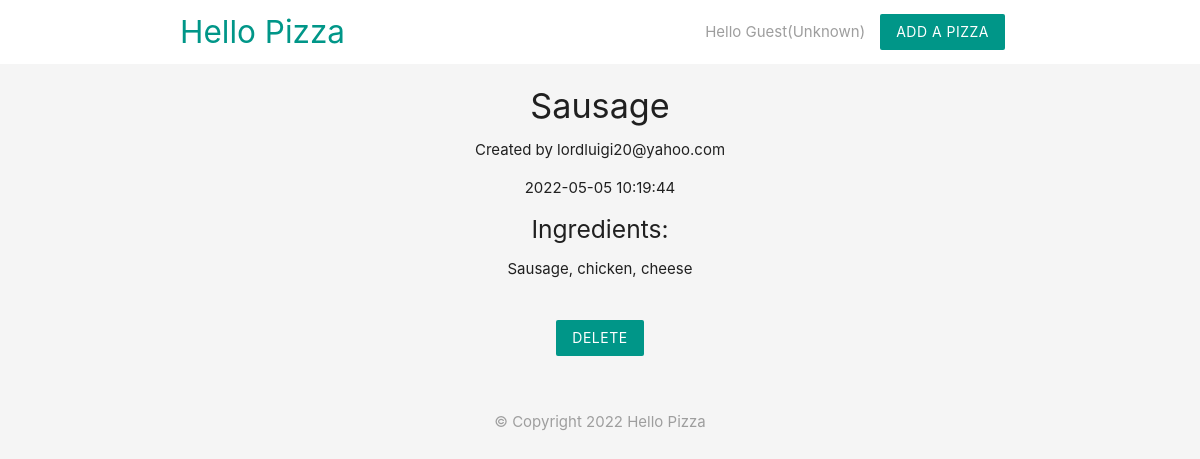
Page /details.php?id=1 on the committed database.
### tables this page shows
CREATE TABLE `pizzas` (
  `id` int(11) NOT NULL,
  `title` varchar(255) NOT NULL,
  `ingredients` varchar(255) NOT NULL,
  `email` varchar(255) NOT NULL,
  `created_at` timestamp NOT NULL DEFAULT current_timestamp() ON UPDATE current_timestamp()
);

### details.php (the view, shortened to what this page needs)
<?php
    include('config/db_connect.php');
	if(isset($_GET['id'])){
		$id = mysqli_real_escape_string($conn, $_GET['id']);
		$sql = "SELECT * FROM pizzas WHERE id = $id";
		$result = mysqli_query($conn, $sql);
		$pizza = mysqli_fetch_assoc($result);
	}
?>
<!DOCTYPE html>
<html>
	<?php include('templates/header.php'); ?>
    <div class="container center">
		<?php if($pizza): ?>
			<h4><?php echo htmlspecialchars($pizza['title']); ?></h4>
			<p>Created by <?php echo htmlspecialchars($pizza['email']); ?></p>
			<p><?php echo date($pizza['created_at']); ?></p>
			<h5>Ingredients:</h5>
			<p><?php echo htmlspecialchars($pizza['ingredients']); ?></p>
			<form action="details.php" method="POST">
				<input type="submit" name="delete" value="Delete" class="btn teal z-depth-0">
			</form>
		<?php else: ?>
			<h5>No such pizza exists.</h5>
		<?php endif ?>
	</div>
    <?php include('templates/footer.php'); ?>
</html>

### templates/header.php (style rules this page uses)
form { max-width: 460px; margin: 20px auto; padding: 20px; }

### rows in the picture
pizzas: title "Sausage", email "lordluigi20@yahoo.com", created_at "2022-05-05 10:19:44", ingredients "Sausage, chicken, cheese"

### other values in the picture
$name "Guest"
$gender "Unknown"
